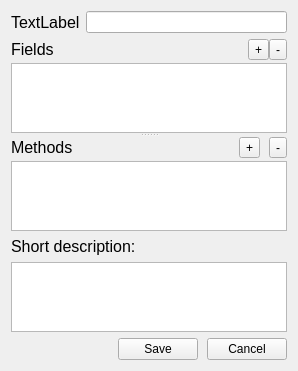
<?xml version="1.0" encoding="UTF-8"?>
<ui version="4.0">
 <class>EditClass</class>
 <widget class="QWidget" name="EditClass">
  <property name="geometry">
   <rect>
    <x>0</x>
    <y>0</y>
    <width>298</width>
    <height>366</height>
   </rect>
  </property>
  <property name="windowTitle">
   <string>Fields&amp;methods</string>
  </property>
  <layout class="QVBoxLayout" name="verticalLayout_3">
   <item>
    <layout class="QHBoxLayout" name="horizontalLayout_4">
     <item>
      <widget class="QLabel" name="label_3">
       <property name="font">
        <font>
         <pointsize>12</pointsize>
        </font>
       </property>
       <property name="text">
        <string>TextLabel</string>
       </property>
      </widget>
     </item>
     <item>
      <widget class="QLineEdit" name="name"/>
     </item>
    </layout>
   </item>
   <item>
    <widget class="QSplitter" name="splitter">
     <property name="orientation">
      <enum>Qt::Vertical</enum>
     </property>
     <widget class="QWidget" name="fields" native="true">
      <layout class="QVBoxLayout" name="verticalLayout">
       <property name="spacing">
        <number>0</number>
       </property>
       <property name="margin">
        <number>0</number>
       </property>
       <item>
        <layout class="QHBoxLayout" name="horizontalLayout_2">
         <property name="bottomMargin">
          <number>3</number>
         </property>
         <item>
          <widget class="QLabel" name="label">
           <property name="font">
            <font>
             <pointsize>12</pointsize>
            </font>
           </property>
           <property name="text">
            <string>Fields</string>
           </property>
          </widget>
         </item>
         <item>
          <spacer name="horizontalSpacer_2">
           <property name="orientation">
            <enum>Qt::Horizontal</enum>
           </property>
           <property name="sizeHint" stdset="0">
            <size>
             <width>40</width>
             <height>20</height>
            </size>
           </property>
          </spacer>
         </item>
         <item>
          <widget class="QToolButton" name="addField">
           <property name="text">
            <string>+</string>
           </property>
           <property name="icon">
            <iconset resource="../../share/mainResources.qrc">
             <normaloff>:/icons/images/document-new.png</normaloff>:/icons/images/document-new.png</iconset>
           </property>
           <property name="iconSize">
            <size>
             <width>24</width>
             <height>24</height>
            </size>
           </property>
          </widget>
         </item>
         <item>
          <widget class="QToolButton" name="delField">
           <property name="text">
            <string>-</string>
           </property>
           <property name="icon">
            <iconset resource="../../share/mainResources.qrc">
             <normaloff>:/icons/del</normaloff>:/icons/del</iconset>
           </property>
           <property name="iconSize">
            <size>
             <width>24</width>
             <height>24</height>
            </size>
           </property>
          </widget>
         </item>
        </layout>
       </item>
       <item>
        <widget class="QListWidget" name="fieldsList">
         <property name="editTriggers">
          <set>QAbstractItemView::AnyKeyPressed|QAbstractItemView::DoubleClicked|QAbstractItemView::SelectedClicked</set>
         </property>
         <property name="selectionMode">
          <enum>QAbstractItemView::MultiSelection</enum>
         </property>
         <property name="selectionBehavior">
          <enum>QAbstractItemView::SelectRows</enum>
         </property>
        </widget>
       </item>
      </layout>
     </widget>
     <widget class="QWidget" name="methods" native="true">
      <layout class="QVBoxLayout" name="verticalLayout_2">
       <property name="spacing">
        <number>0</number>
       </property>
       <property name="margin">
        <number>0</number>
       </property>
       <item>
        <layout class="QHBoxLayout" name="horizontalLayout_3">
         <property name="spacing">
          <number>9</number>
         </property>
         <property name="bottomMargin">
          <number>3</number>
         </property>
         <item>
          <widget class="QLabel" name="label_2">
           <property name="font">
            <font>
             <pointsize>12</pointsize>
            </font>
           </property>
           <property name="text">
            <string>Methods</string>
           </property>
          </widget>
         </item>
         <item>
          <spacer name="horizontalSpacer_3">
           <property name="orientation">
            <enum>Qt::Horizontal</enum>
           </property>
           <property name="sizeHint" stdset="0">
            <size>
             <width>40</width>
             <height>20</height>
            </size>
           </property>
          </spacer>
         </item>
         <item>
          <widget class="QToolButton" name="addMethod">
           <property name="text">
            <string>+</string>
           </property>
           <property name="icon">
            <iconset resource="../../share/mainResources.qrc">
             <normaloff>:/icons/images/document-new.png</normaloff>:/icons/images/document-new.png</iconset>
           </property>
           <property name="iconSize">
            <size>
             <width>24</width>
             <height>24</height>
            </size>
           </property>
          </widget>
         </item>
         <item>
          <widget class="QToolButton" name="delMethod">
           <property name="text">
            <string>-</string>
           </property>
           <property name="icon">
            <iconset resource="../../share/mainResources.qrc">
             <normaloff>:/icons/del</normaloff>:/icons/del</iconset>
           </property>
           <property name="iconSize">
            <size>
             <width>24</width>
             <height>24</height>
            </size>
           </property>
          </widget>
         </item>
        </layout>
       </item>
       <item>
        <widget class="QListWidget" name="methodsList">
         <property name="editTriggers">
          <set>QAbstractItemView::AnyKeyPressed|QAbstractItemView::DoubleClicked|QAbstractItemView::EditKeyPressed</set>
         </property>
         <property name="selectionMode">
          <enum>QAbstractItemView::MultiSelection</enum>
         </property>
         <property name="selectionBehavior">
          <enum>QAbstractItemView::SelectRows</enum>
         </property>
        </widget>
       </item>
      </layout>
     </widget>
    </widget>
   </item>
   <item>
    <widget class="QLabel" name="label_5">
     <property name="font">
      <font>
       <pointsize>12</pointsize>
      </font>
     </property>
     <property name="text">
      <string>Short description:</string>
     </property>
    </widget>
   </item>
   <item>
    <widget class="QTextEdit" name="desc"/>
   </item>
   <item>
    <layout class="QHBoxLayout" name="horizontalLayout">
     <property name="spacing">
      <number>9</number>
     </property>
     <item>
      <spacer name="horizontalSpacer">
       <property name="orientation">
        <enum>Qt::Horizontal</enum>
       </property>
       <property name="sizeHint" stdset="0">
        <size>
         <width>40</width>
         <height>20</height>
        </size>
       </property>
      </spacer>
     </item>
     <item>
      <widget class="QPushButton" name="Save">
       <property name="text">
        <string>Save</string>
       </property>
       <property name="icon">
        <iconset resource="../../share/mainResources.qrc">
         <normaloff>:/icons/images/filesave.png</normaloff>:/icons/images/filesave.png</iconset>
       </property>
      </widget>
     </item>
     <item>
      <widget class="QPushButton" name="Cancel">
       <property name="text">
        <string>Cancel</string>
       </property>
       <property name="icon">
        <iconset resource="../../share/mainResources.qrc">
         <normaloff>:/icons/del</normaloff>:/icons/del</iconset>
       </property>
      </widget>
     </item>
    </layout>
   </item>
  </layout>
 </widget>
 <resources>
  <include location="../../share/mainResources.qrc"/>
 </resources>
 <connections/>
</ui>
